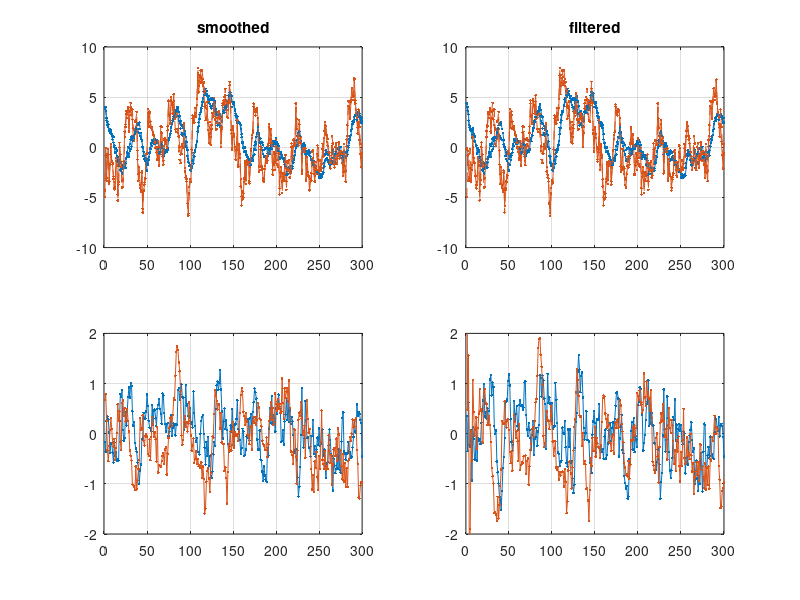

Write the MATLAB code that produced this figure. (Note: this script raises an error after producing the figure.)
%% Define SS model
clear

A = [0.9, 0.1
    -0.1, 0.9];

B = [0.1, -0.2
    1, -1.1];

H = [1, 0];

Q = [1e-1, 0; 0, 1e-1];  % state noise
R = diag(1);  % meas noise

%% Create data

N = 300;  % number of samples
nx = size(A, 1);
nu = size(B, 2);
ny = size(H, 1);

X = zeros(N, nx);
Y = zeros(N, ny);
Z = zeros(N, ny);

U = randn(N, nu);
X0 = [5; -5];

for k = 1 : N
    X0 = A * X0 + B * U(k,:)' + mvnrnd(zeros(nx,1), Q)';
    
    X(k,:) = X0';
    Y(k,:) = (H * X0)';
    Z(k,:) = (H * X0 + mvnrnd(zeros(ny,1), R)')';
end

% figure
% subplot(131), plot(X), title('X')
% subplot(132), plot(U), title('U')
% subplot(133), plot(Y, '--'), hold on, set(gca, 'ColorOrderIndex', 1), plot(Z), title('Y')

%% Smooth

Q = [1e-1, 0; 0, 1e-1];  % state noise
% Q = [1e-2, 0; 0, 1e-2];  % incorrect state noise

Xm = zeros(N, nx);
Xp = zeros(N, nx);
Pm = zeros(nx, nx, N);
Pp = zeros(nx, nx, N);
Xs = zeros(N, nx);

X0 = [0; 0];
P0 = [10, 0; 0, 10].^2;

for k = 1 : N
    % predict
    X0 = A * X0 + B * U(k,:)';
    P0 = A * P0 * A' + Q;
    
    Xm(k,:) = X0';
    Pm(:,:,k) = P0;
    
    % correct
    K = P0 * H' / (H * P0 * H' + R);
    X0 = X0 + K * (Z(k,:)' - H * X0);
    P0 = (eye(nx) - K * H) * P0;
    
    Xp(k,:) = X0';
    Pp(:,:,k) = P0;
end

Xs(end,:) = X0';

for k = N-1 : -1 : 1
    % smooth
    K = Pp(:,:,k) * A' / Pm(:,:,k+1);
    P0 = Pp(:,:,k) - K * (Pm(:,:,k+1) - P0) * K';
    X0 = Xp(k,:)' + K * (X0 - Xm(k+1,:)');
    
    Xs(k,:) = X0;
end

figure, 
h1 = subplot(221); plot(Xs, '.-'), grid on
hold on, set(gca, 'ColorOrderIndex', 1), plot(X, '.--'), title('smoothed')
h2 = subplot(223); plot(Xs - X, '.-'), grid on
h3 = subplot(222); plot(Xp, '.-'), grid on
hold on, set(gca, 'ColorOrderIndex', 1), plot(X, '.--'), title('filtered')
h4 = subplot(224); plot(Xp - X, '.-'), grid on
linkaxes([h1, h3], 'y'), linkaxes([h2, h4], 'y')

% figure,
% plot([Y, Xs * H', Z])
    
rows = 1 : 50;
fp = goodnessOfFit(X(rows,:), Xp(rows,:), 'NRMSE')';
fm = goodnessOfFit(X(rows,:), Xm(rows,:), 'NRMSE')';
fs = goodnessOfFit(X(rows,:), Xs(rows,:), 'NRMSE')';

rows = rows(end) : N;
fp(2,:) = goodnessOfFit(X(rows,:), Xp(rows,:), 'NRMSE')';
fm(2,:) = goodnessOfFit(X(rows,:), Xm(rows,:), 'NRMSE')';
fs(2,:) = goodnessOfFit(X(rows,:), Xs(rows,:), 'NRMSE')';

fit_table = table(fp, fm, fs, 'VariableNames', {'posteriori', 'priori', 'smooth'}, ...
    'RowNames', {'transient', 'permanent'})
